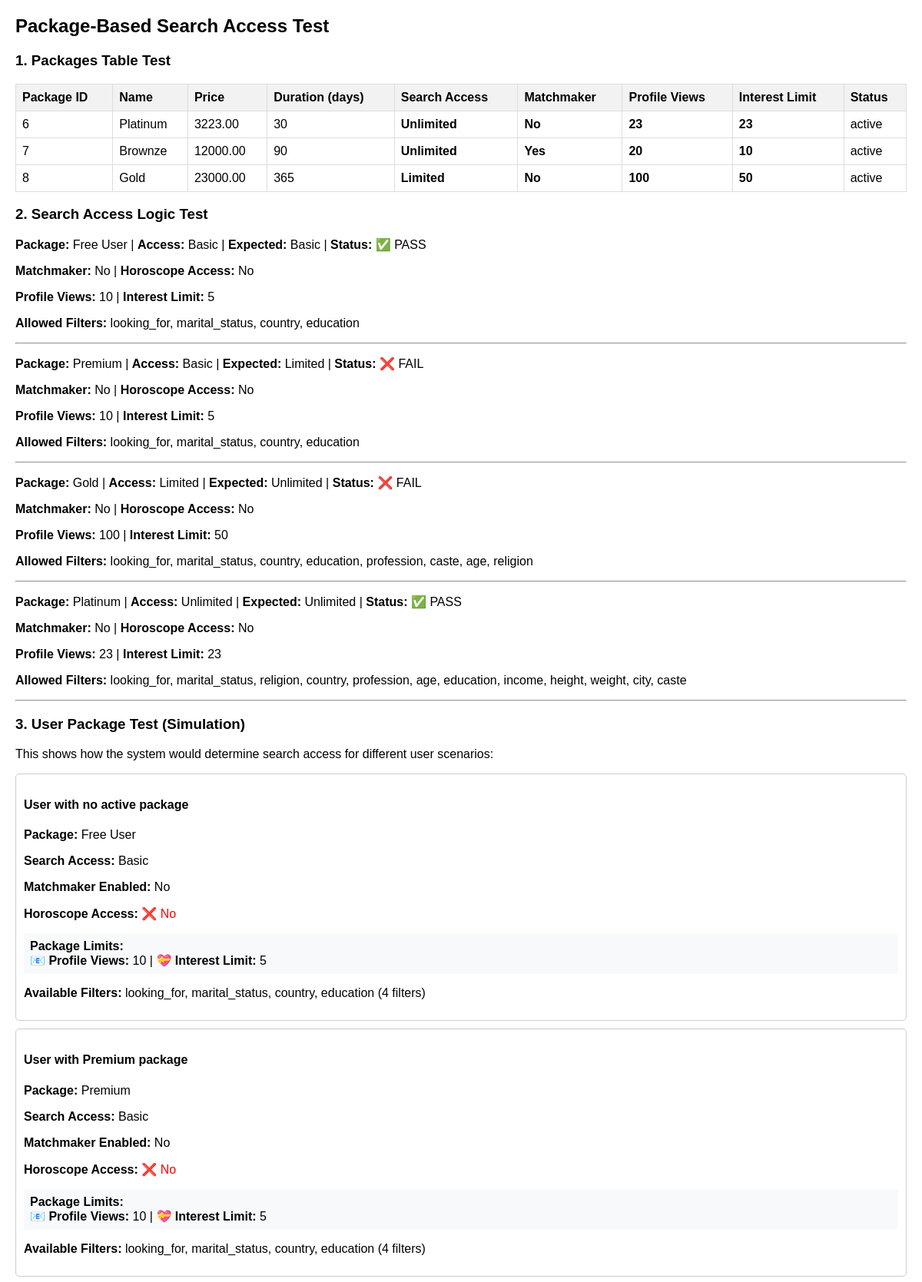
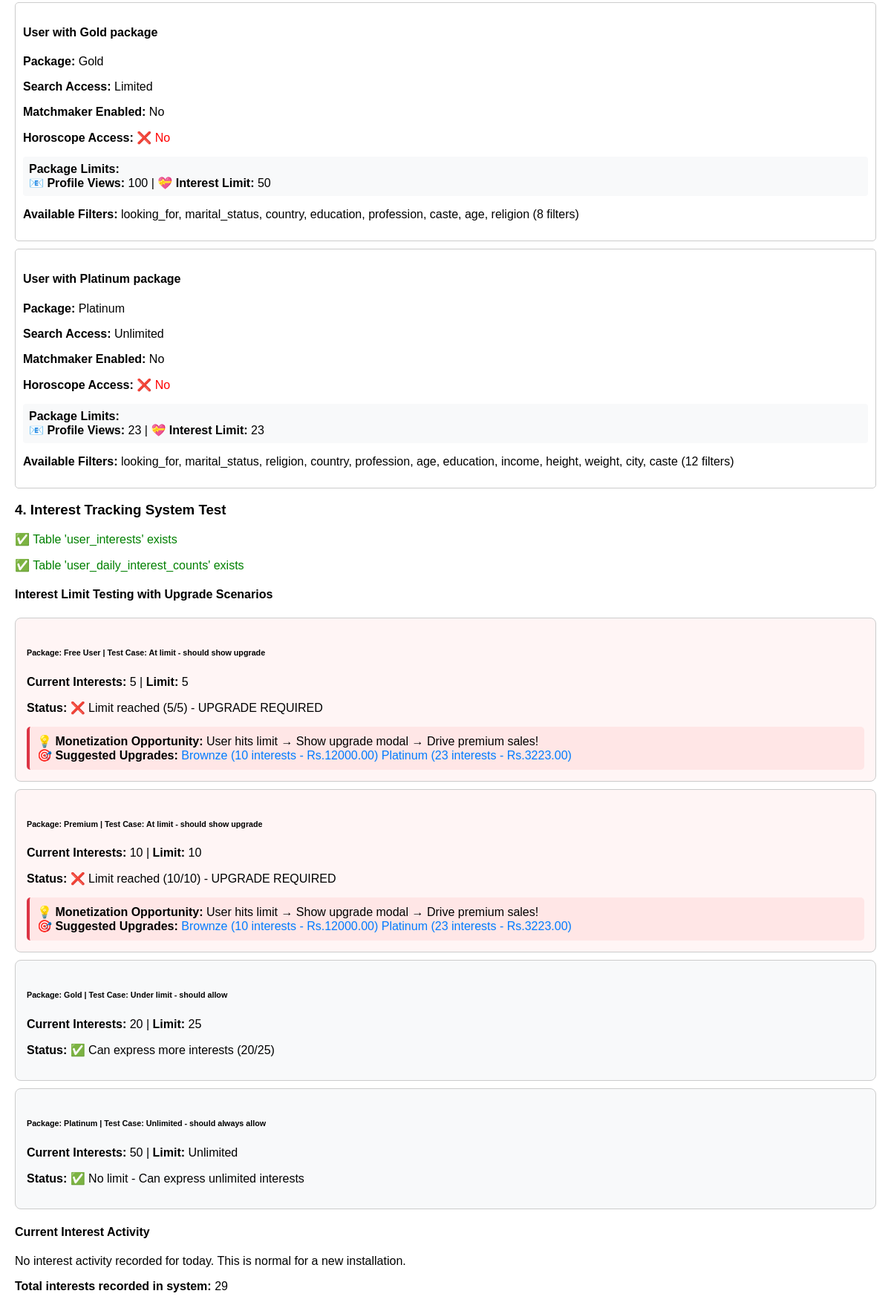
Screenshot of /test_packages.php with the database file from the repository (2 pictures, top to bottom).
### tables this page shows
CREATE TABLE `packages` (
  `package_id` int(11) NOT NULL,
  `name` varchar(100) NOT NULL,
  `price` decimal(10,2) NOT NULL,
  `duration_days` int(11) NOT NULL,
  `status` enum('active','inactive','draft') DEFAULT 'active',
  `description` text DEFAULT NULL,
  `created_at` timestamp NOT NULL DEFAULT current_timestamp(),
  `profile_views_limit` varchar(50) DEFAULT NULL,
  `interest_limit` varchar(50) DEFAULT NULL,
  `search_access` enum('Limited','Unlimited') DEFAULT 'Limited',
  `profile_view_enabled` enum('Yes','No') DEFAULT 'No',
  `profile_hide_enabled` enum('Yes','No') DEFAULT 'No',
  `matchmaker_enabled` enum('Yes','No') DEFAULT 'No'
);

### test_packages.php (the view, shortened to what this page needs)
<?php
$host = "localhost";
$user = "thennilavu_matrimonial";
$pass = "OYVuiEKfS@FQ";
$db = "thennilavu_thennilavu";
$conn = new mysqli($host, $user, $pass, $db);
echo "<h2>Package-Based Search Access Test</h2>";
echo "<h3>1. Packages Table Test</h3>";
$result = $conn->query("SELECT * FROM packages WHERE status = 'active'");
if ($result && $result->num_rows > 0) {
    echo "<table border='1' style='border-collapse: collapse; width: 100%;'>";
    echo "<tr><th>Package ID</th><th>Name</th><th>Price</th><th>Duration (days)</th><th>Search Access</th><th>Matchmaker</th><th>Profile Views</th><th>Interest Limit</th><th>Status</th></tr>";
    while ($row = $result->fetch_assoc()) {
        echo "<tr>";
        echo "<td>" . htmlspecialchars($row['package_id']) . "</td>";
        echo "<td>" . htmlspecialchars($row['name']) . "</td>";
        echo "<td>" . htmlspecialchars($row['price']) . "</td>";
        echo "<td>" . htmlspecialchars($row['duration_days']) . "</td>";
        echo "<td><strong>" . htmlspecialchars($row['search_access']) . "</strong></td>";
        echo "<td><strong>" . htmlspecialchars($row['matchmaker_enabled']) . "</strong></td>";
        echo "<td><strong>" . htmlspecialchars($row['profile_views_limit']) . "</strong></td>";
        echo "<td><strong>" . htmlspecialchars($row['interest_limit']) . "</strong></td>";
        echo "<td>" . htmlspecialchars($row['status']) . "</td>";
        echo "</tr>";
    }
    echo "</table>";
}
echo "<h3>2. Search Access Logic Test</h3>";
$test_packages = [
    ['name' => 'Free User', 'expected_access' => 'Basic'],
    ['name' => 'Premium', 'expected_access' => 'Limited'],
    ['name' => 'Gold', 'expected_access' => 'Unlimited'],
    ['name' => 'Platinum', 'expected_access' => 'Unlimited']
];
foreach ($test_packages as $test) {
    $package_name = $test['name'];
    $expected = $test['expected_access'];
    $search_access = 'Basic';
    $matchmaker_enabled = 'No';
    $interest_limit = '5';
    $profile_views_limit = '10';
    $stmt = $conn->prepare("SELECT search_access, matchmaker_enabled, interest_limit, profile_views_limit FROM packages WHERE name = ? AND status = 'active' LIMIT 1");
    $stmt->bind_param('s', $package_name);
    $stmt->execute();
    $stmt->bind_result($search_access, $matchmaker_enabled, $interest_limit, $profile_views_limit);
    if (!$stmt->fetch()) {
        $search_access = 'Basic';
        $matchmaker_enabled = 'No';
        $interest_limit = '5';
        $profile_views_limit = '10';
    }
    $allowed_filters = [];
    if ($search_access === 'Basic') {
        $allowed_filters = ['looking_for', 'marital_status', 'country', 'education'];
    } elseif ($search_access === 'Limited') {
        $allowed_filters = ['looking_for', 'marital_status', 'country', 'education', 'profession', 'caste', 'age', 'religion'];
    } elseif ($search_access === 'Unlimited') {
        $allowed_filters = ['looking_for', 'marital_status', 'religion', 'country', 'profession', 'age', 'education', 'income', 'height', 'weight', 'city', 'caste'];
    }
    $horoscope_access = ($matchmaker_enabled === 'Yes' && $search_access !== 'Basic');
    $status = ($search_access === $expected) ? "✅ PASS" : "❌ FAIL";
    echo "<p><strong>Package:</strong> $package_name | <strong>Access:</strong> $search_access | <strong>Expected:</strong> $expected | <strong>Status:</strong> $status</p>";
    echo "<p><strong>Matchmaker:</strong> $matchmaker_enabled | <strong>Horoscope Access:</strong> " . ($horoscope_access ? 'Yes' : 'No') . "</p>";
    echo "<p><strong>Profile Views:</strong> $profile_views_limit | <strong>Interest Limit:</strong> $interest_limit</p>";
    echo "<p><strong>Allowed Filters:</strong> " . implode(', ', $allowed_filters) . "</p>";
    echo "<hr>";
}
echo "<h3>3. User Package Test (Simulation)</h3>";
echo "<p>This shows how the system would determine search access for different user scenarios:</p>";
$user_scenarios = [
    ['package' => 'Free User', 'description' => 'User with no active package'],
    ['package' => 'Premium', 'description' => 'User with Premium package'],
    ['package' => 'Gold', 'description' => 'User with Gold package'],
    ['package' => 'Platinum', 'description' => 'User with Platinum package']
];
foreach ($user_scenarios as $scenario) {
    $package_name = $scenario['package'];
    $description = $scenario['description'];
    $search_access = 'Basic';
    $matchmaker_enabled = 'No';
    $interest_limit = '5';
    $profile_views_limit = '10';
    $stmt = $conn->prepare("SELECT search_access, matchmaker_enabled, interest_limit, profile_views_limit FROM packages WHERE name = ? AND status = 'active' LIMIT 1");
    $stmt->bind_param('s', $package_name);
    $stmt->execute();
    $stmt->bind_result($search_access, $matchmaker_enabled, $interest_limit, $profile_views_limit);
    if (!$stmt->fetch()) {
        $search_access = 'Basic';
        $matchmaker_enabled = 'No';
        $interest_limit = '5';
        $profile_views_limit = '10';
    }
    $allowed_filters = [];
    if ($search_access === 'Basic') {
        $allowed_filters = ['looking_for', 'marital_status', 'country', 'education'];
    } elseif ($search_access === 'Limited') {
        $allowed_filters = ['looking_for', 'marital_status', 'country', 'education', 'profession', 'caste', 'age', 'religion'];
    } elseif ($search_access === 'Unlimited') {
        $allowed_filters = ['looking_for', 'marital_status', 'religion', 'country', 'profession', 'age', 'education', 'income', 'height', 'weight', 'city', 'caste'];
    }
    $horoscope_access = ($matchmaker_enabled === 'Yes' && $search_access !== 'Basic');
    echo "<div style='border: 1px solid #ccc; padding: 10px; margin: 10px 0; border-radius: 5px;'>";
    echo "<h4>$description</h4>";
    echo "<p><strong>Package:</strong> $package_name</p>";
    echo "<p><strong>Search Access:</strong> $search_access</p>";
    echo "<p><strong>Matchmaker Enabled:</strong> $matchmaker_enabled</p>";
    echo "<p><strong>Horoscope Access:</strong> " . ($horoscope_access ? '<span style="color: green;">✅ Yes</span>' : '<span style="color: red;">❌ No</span>') . "</p>";
    echo "<div style='background: #f8f9fa; padding: 8px; border-radius: 4px; margin: 8px 0;'>";
    echo "<strong>Package Limits:</strong><br>";
    echo "📧 <strong>Profile Views:</strong> " . ($profile_views_limit === 'Unlimited' ? '♾️ Unlimited' : $profile_views_limit) . " | ";
    echo "💝 <strong>Interest Limit:</strong> " . ($interest_limit === 'Unlimited' ? '♾️ Unlimited' : $interest_limit);
    echo "</div>";
    echo "<p><strong>Available Filters:</strong> " . implode(', ', $allowed_filters) . " (" . count($allowed_filters) . " filters)</p>";
    echo "</div>";
}
echo "<h3>4. Interest Tracking System Test</h3>";
$interest_tables = ['user_interests', 'user_daily_interest_counts'];
$tables_exist = true;
foreach ($interest_tables as $table) {
    $check_table = $conn->query("SHOW TABLES LIKE '$table'");
    if (!$check_table || $check_table->num_rows === 0) {
        echo "<p style='color: red;'>❌ Table '$table' not found. Please run setup_interests.sql</p>";
        $tables_exist = false;
    } else {
        echo "<p style='color: green;'>✅ Table '$table' exists</p>";
    }
}
if ($tables_exist) {
    echo "<h4>Interest Limit Testing with Upgrade Scenarios</h4>";
    $interest_test_scenarios = [
        ['package' => 'Free User', 'current_interests' => 5, 'limit' => '5', 'test_case' => 'At limit - should show upgrade'],
        ['package' => 'Premium', 'current_interests' => 10, 'limit' => '10', 'test_case' => 'At limit - should show upgrade'],
        ['package' => 'Gold', 'current_interests' => 20, 'limit' => '25', 'test_case' => 'Under limit - should allow'],
        ['package' => 'Platinum', 'current_interests' => 50, 'limit' => 'Unlimited', 'test_case' => 'Unlimited - should always allow']
    ];
    foreach ($interest_test_scenarios as $scenario) {
        $package_name = $scenario['package'];
        $current_count = $scenario['current_interests'];
        $limit = $scenario['limit'];
        $test_case = $scenario['test_case'];
        $limit_status = "";
        $upgrade_needed = false;
        if ($limit === 'Unlimited') {
            $limit_status = "✅ No limit - Can express unlimited interests";
        } else {
            $limit_value = (int)$limit;
            if ($current_count >= $limit_value) {
                $limit_status = "❌ Limit reached ($current_count/$limit_value) - UPGRADE REQUIRED";
                $upgrade_needed = true;
            } else {
                $limit_status = "✅ Can express more interests ($current_count/$limit_value)";
            }
        }
        $upgrade_suggestions = "";
        if ($upgrade_needed) {
            $upgrade_query = "SELECT name, price, interest_limit FROM packages
                             WHERE status = 'active' AND name != '$package_name'
                             ORDER BY CASE
                                 WHEN interest_limit = 'Unlimited' THEN 999
                                 ELSE CAST(interest_limit AS UNSIGNED)
                             END ASC, price ASC LIMIT 2";
            $upgrade_result = $conn->query($upgrade_query);
            if ($upgrade_result && $upgrade_result->num_rows > 0) {
                $upgrade_suggestions = "<br><strong>🎯 Suggested Upgrades:</strong> ";
                while ($upgrade = $upgrade_result->fetch_assoc()) {
                    $limitText = $upgrade['interest_limit'] === 'Unlimited' ? '∞' : $upgrade['interest_limit'];
                    $upgrade_suggestions .= "<span style='color: #007bff;'>{$upgrade['name']} ({$limitText} interests - Rs.{$upgrade['price']})</span> ";
                }
            }
        }
        echo "<div style='border: 1px solid #ccc; padding: 15px; margin: 10px 0; border-radius: 8px; background: " .
             ($upgrade_needed ? "#fff5f5" : "#f8f9fa") . ";'>";
        echo "<h6><strong>Package:</strong> $package_name | <strong>Test Case:</strong> $test_case</h6>";
        echo "<p><strong>Current Interests:</strong> $current_count | <strong>Limit:</strong> $limit</p>";
        echo "<p><strong>Status:</strong> $limit_status</p>";
        if ($upgrade_needed) {
            echo "<div style='background: #ffe6e6; padding: 10px; border-radius: 5px; border-left: 4px solid #dc3545;'>";
            echo "<strong>💡 Monetization Opportunity:</strong> User hits limit → Show upgrade modal → Drive premium sales!";
            echo $upgrade_suggestions;
            echo "</div>";
        }
        echo "</div>";
    }
    echo "<h4>Current Interest Activity</h4>";
    $today_interests = $conn->query("
        SELECT uic.user_id, uic.likes_count, u.username
        FROM user_daily_interest_counts uic
        LEFT JOIN users u ON uic.user_id = u.id
        WHERE uic.interest_date = CURDATE()
        ORDER BY uic.likes_count DESC
        LIMIT 10
    ");
    if ($today_interests && $today_interests->num_rows > 0) {
        echo "<table border='1' style='border-collapse: collapse; width: 100%;'>";
        echo "<tr><th>User ID</th><th>Username</th><th>Today's Interests</th></tr>";
        while ($row = $today_interests->fetch_assoc()) {
            echo "<tr>";
            echo "<td>" . htmlspecialchars($row['user_id']) . "</td>";
            echo "<td>" . htmlspecialchars($row['username'] ?? 'N/A') . "</td>";
            echo "<td><strong>" . htmlspecialchars($row['likes_count']) . "</strong></td>";
            echo "</tr>";
        }
        echo "</table>";
    } else {
        echo "<p>No interest activity recorded for today. This is normal for a new installation.</p>";
    }
    $total_interests = $conn->query("SELECT COUNT(*) as total FROM user_interests");
    if ($total_interests) {
        $total_count = $total_interests->fetch_assoc()['total'];
        echo "<p><strong>Total interests recorded in system:</strong> $total_count</p>";
    }
}
?>

### test_packages.php (style rules this page uses)
table { border-collapse: collapse; width: 100%; margin: 10px 0; }
th, td { border: 1px solid #ddd; padding: 8px; text-align: left; }
th { background-color: #f2f2f2; }

### rows the page displays
packages: package_id "6", name "Platinum", price "3223.00", duration_days "30", search_access "Unlimited", matchmaker_enabled "No", profile_views_limit "23", interest_limit "23", status "active", search_access "✅ PASS", allowed_filters "looking_for, marital_status, religion, country, profession, age, education, income, height, weight, city, caste", description "User with Platinum package", package_name "Platinum", shows "❌ No", count($allowed_filters) "12", test_case "Unlimited - should always allow", current_count "50", search_access "✅ No limit - Can express unlimited interests"
packages: package_id "7", name "Brownze", price "12000.00", duration_days "90", search_access "Unlimited", matchmaker_enabled "Yes", profile_views_limit "20", interest_limit "10", status "active"
packages: package_id "8", name "Gold", price "23000.00", duration_days "365", search_access "Limited", matchmaker_enabled "No", profile_views_limit "100", interest_limit "50", status "active", package_name "Gold", expected "Unlimited", search_access "❌ FAIL", allowed_filters "looking_for, marital_status, country, education, profession, caste, age, religion", description "User with Gold package", shows "❌ No", count($allowed_filters) "8"

### other values shown
$package_name "Free User"
$search_access "Basic"
$expected "Basic"
$status "✅ PASS"
$matchmaker_enabled "No"
$profile_views_limit "10"
$interest_limit "5"
implode(', ', $allowed_filters) "looking_for, marital_status, country, education"
$package_name "Premium"
$expected "Limited"
$status "❌ FAIL"
$description "User with no active package"
count($allowed_filters) "4"
$description "User with Premium package"
$table "user_interests"
